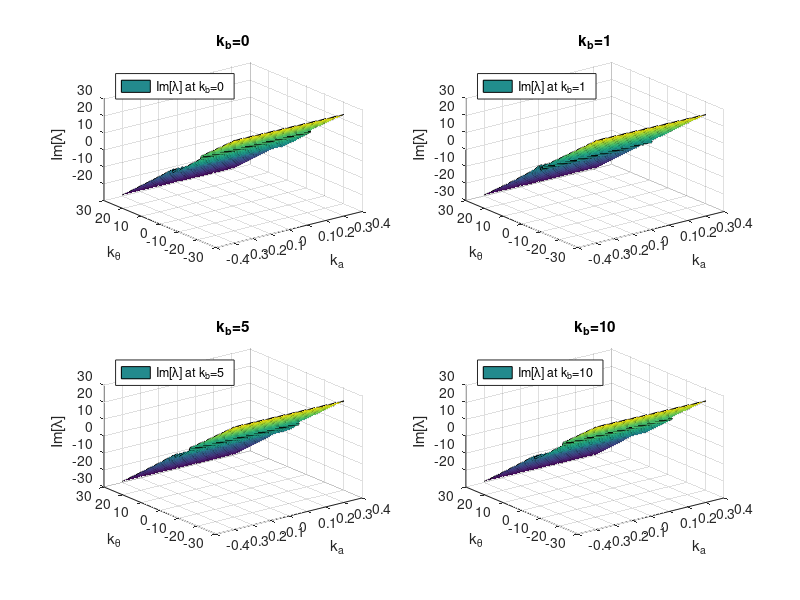

Here is the MATLAB script that generated this plot:
clc
clear
% 用来算平凡解

%系数
% A=u_a^*
% B=\frac{1}{\rho\phi}
% C=\alpha
% D=k_a
% E=k_{\theta}
% F=k_b
% H=\frac{1}{h_2}
% X=\lambda - here is F
A=1;
B=1;
C=pi/6;

F=10;

G=1;

H=1;

%网格
L = 0.3;
x = linspace(-L,L,100);
y = linspace(-100*L,100*L,100);

[X,Y]=meshgrid(x,y);

%解的函数关系
UP=- ((F.^2 + Y.^2.*H.^2 + X.^2).*(imag((- 8.*(F.^2 - sin(C).*F.*H.*1i + Y.^2.*H.^2 - cos(C).*X.*H.*1i + X.^2).*(2.*A.^2.*X.^2.*H.^2.*cos(C).^2 - 2.*A.^2.*X.^2.*F.^2 - 2.*Y.^4.*G.^2.*H.^4 - 2.*A.^2.*X.^4 + 4.*Y.^2.*G.^2.*H.^4.*cos(C).^2 + 4.*F.^2.*G.^2.*H.^2.*cos(C).^2 + 2.*X.^2.*G.^2.*H.^2.*sin(2.*C) + 2.*Y.^2.*G.^2.*H.^4.*sin(2.*C) + A.^2.*X.^3.*H.*cos(C).*4i - 2.*A.^2.*X.^2.*Y.^2.*H.^2 - 2.*X.^2.*Y.^2.*G.^2.*H.^2 - 2.*Y.^2.*F.^2.*G.^2.*H.^2 - 4.*A.*X.^3.*Y.*G.*H + X.*Y.^2.*G.^2.*H.^3.*cos(C).*4i - 4.*X.*F.*G.^2.*H.^2.*cos(C).^2 + Y.^2.*F.*G.^2.*H.^3.*cos(C).*4i + A.^2.*X.*F.*H.^2.*sin(2.*C) - 2.*X.*F.*G.^2.*H.^2.*sin(2.*C) - 4.*A.*X.*Y.^3.*G.*H.^3 + A.^2.*X.*F.^2.*H.*cos(C).*2i + A.^2.*X.^2.*F.*H.*sin(C).*2i + A.*X.^2.*Y.*G.*H.^2.*cos(C).*8i + 6.*A.*X.*Y.*G.*H.^3.*cos(C).^2 + A.*Y.*F.^2.*G.*H.^2.*cos(C).*2i + 2.*A.*X.*Y.*G.*H.^3.*sin(2.*C) + A.*Y.*F.*G.*H.^3.*sin(2.*C) - 4.*A.*X.*Y.*F.^2.*G.*H + A.*X.*Y.*F.*G.*H.^2.*cos(C).*4i + A.*X.*Y.*F.*G.*H.^2.*sin(C).*2i) + (A.*X.^3.*4i + A.*X.*F.^2.*4i + Y.^3.*G.*H.^3.*4i + A.*X.*Y.^2.*H.^2.*4i + 6.*A.*X.^2.*H.*cos(C) + 2.*A.*F.^2.*H.*cos(C) - A.*X.*H.^2.*cos(C).^2.*2i - Y.*G.*H.^3.*cos(C).^2.*4i - A.*F.*H.^2.*sin(2.*C).*1i - Y.*G.*H.^3.*sin(2.*C).*2i + X.^2.*Y.*G.*H.*4i + Y.*F.^2.*G.*H.*4i + 4.*A.*X.*F.*H.*sin(C) + 6.*X.*Y.*G.*H.^2.*cos(C) + 4.*Y.*F.*G.*H.^2.*cos(C) + 2.*Y.*F.*G.*H.^2.*sin(C)).^2).^(1./2))./2 + 2.*A.*X.^3 + 2.*A.*X.*F.^2 + 2.*Y.^3.*G.*H.^3 + 2.*A.*X.*Y.^2.*H.^2 - A.*X.*H.^2.*cos(C).^2 - 2.*Y.*G.*H.^3.*cos(C).^2 - (A.*F.*H.^2.*sin(2.*C))./2 - Y.*G.*H.^3.*sin(2.*C) + 2.*X.^2.*Y.*G.*H + 2.*Y.*F.^2.*G.*H))./(2.*((F.^2 + Y.^2.*H.^2 + X.^2).^2 + (X.*H.*cos(C) + F.*H.*sin(C)).^2)) - ((X.*H.*cos(C) + F.*H.*sin(C)).*(real((- 8.*(F.^2 - sin(C).*F.*H.*1i + Y.^2.*H.^2 - cos(C).*X.*H.*1i + X.^2).*(2.*A.^2.*X.^2.*H.^2.*cos(C).^2 - 2.*A.^2.*X.^2.*F.^2 - 2.*Y.^4.*G.^2.*H.^4 - 2.*A.^2.*X.^4 + 4.*Y.^2.*G.^2.*H.^4.*cos(C).^2 + 4.*F.^2.*G.^2.*H.^2.*cos(C).^2 + 2.*X.^2.*G.^2.*H.^2.*sin(2.*C) + 2.*Y.^2.*G.^2.*H.^4.*sin(2.*C) + A.^2.*X.^3.*H.*cos(C).*4i - 2.*A.^2.*X.^2.*Y.^2.*H.^2 - 2.*X.^2.*Y.^2.*G.^2.*H.^2 - 2.*Y.^2.*F.^2.*G.^2.*H.^2 - 4.*A.*X.^3.*Y.*G.*H + X.*Y.^2.*G.^2.*H.^3.*cos(C).*4i - 4.*X.*F.*G.^2.*H.^2.*cos(C).^2 + Y.^2.*F.*G.^2.*H.^3.*cos(C).*4i + A.^2.*X.*F.*H.^2.*sin(2.*C) - 2.*X.*F.*G.^2.*H.^2.*sin(2.*C) - 4.*A.*X.*Y.^3.*G.*H.^3 + A.^2.*X.*F.^2.*H.*cos(C).*2i + A.^2.*X.^2.*F.*H.*sin(C).*2i + A.*X.^2.*Y.*G.*H.^2.*cos(C).*8i + 6.*A.*X.*Y.*G.*H.^3.*cos(C).^2 + A.*Y.*F.^2.*G.*H.^2.*cos(C).*2i + 2.*A.*X.*Y.*G.*H.^3.*sin(2.*C) + A.*Y.*F.*G.*H.^3.*sin(2.*C) - 4.*A.*X.*Y.*F.^2.*G.*H + A.*X.*Y.*F.*G.*H.^2.*cos(C).*4i + A.*X.*Y.*F.*G.*H.^2.*sin(C).*2i) + (A.*X.^3.*4i + A.*X.*F.^2.*4i + Y.^3.*G.*H.^3.*4i + A.*X.*Y.^2.*H.^2.*4i + 6.*A.*X.^2.*H.*cos(C) + 2.*A.*F.^2.*H.*cos(C) - A.*X.*H.^2.*cos(C).^2.*2i - Y.*G.*H.^3.*cos(C).^2.*4i - A.*F.*H.^2.*sin(2.*C).*1i - Y.*G.*H.^3.*sin(2.*C).*2i + X.^2.*Y.*G.*H.*4i + Y.*F.^2.*G.*H.*4i + 4.*A.*X.*F.*H.*sin(C) + 6.*X.*Y.*G.*H.^2.*cos(C) + 4.*Y.*F.*G.*H.^2.*cos(C) + 2.*Y.*F.*G.*H.^2.*sin(C)).^2).^(1./2))./2 + 3.*A.*X.^2.*H.*cos(C) + A.*F.^2.*H.*cos(C) + 2.*A.*X.*F.*H.*sin(C) + 3.*X.*Y.*G.*H.^2.*cos(C) + 2.*Y.*F.*G.*H.^2.*cos(C) + Y.*F.*G.*H.^2.*sin(C)))./(2.*((F.^2 + Y.^2.*H.^2 + X.^2).^2 + (X.*H.*cos(C) + F.*H.*sin(C)).^2));

%
subplot(2,2,1)
surf(X,Y,UP);

zlim([-inf,inf])

legend('Im[\lambda] at k_b=0','Location','northwest')

%colorbar;
xlabel('k_a')
ylabel('k_{\theta}')
zlabel('Im[\lambda]')
title('k_b=0')

%
F=1;

%解的函数关系
UP=- ((F.^2 + Y.^2.*H.^2 + X.^2).*(imag((- 8.*(F.^2 - sin(C).*F.*H.*1i + Y.^2.*H.^2 - cos(C).*X.*H.*1i + X.^2).*(2.*A.^2.*X.^2.*H.^2.*cos(C).^2 - 2.*A.^2.*X.^2.*F.^2 - 2.*Y.^4.*G.^2.*H.^4 - 2.*A.^2.*X.^4 + 4.*Y.^2.*G.^2.*H.^4.*cos(C).^2 + 4.*F.^2.*G.^2.*H.^2.*cos(C).^2 + 2.*X.^2.*G.^2.*H.^2.*sin(2.*C) + 2.*Y.^2.*G.^2.*H.^4.*sin(2.*C) + A.^2.*X.^3.*H.*cos(C).*4i - 2.*A.^2.*X.^2.*Y.^2.*H.^2 - 2.*X.^2.*Y.^2.*G.^2.*H.^2 - 2.*Y.^2.*F.^2.*G.^2.*H.^2 - 4.*A.*X.^3.*Y.*G.*H + X.*Y.^2.*G.^2.*H.^3.*cos(C).*4i - 4.*X.*F.*G.^2.*H.^2.*cos(C).^2 + Y.^2.*F.*G.^2.*H.^3.*cos(C).*4i + A.^2.*X.*F.*H.^2.*sin(2.*C) - 2.*X.*F.*G.^2.*H.^2.*sin(2.*C) - 4.*A.*X.*Y.^3.*G.*H.^3 + A.^2.*X.*F.^2.*H.*cos(C).*2i + A.^2.*X.^2.*F.*H.*sin(C).*2i + A.*X.^2.*Y.*G.*H.^2.*cos(C).*8i + 6.*A.*X.*Y.*G.*H.^3.*cos(C).^2 + A.*Y.*F.^2.*G.*H.^2.*cos(C).*2i + 2.*A.*X.*Y.*G.*H.^3.*sin(2.*C) + A.*Y.*F.*G.*H.^3.*sin(2.*C) - 4.*A.*X.*Y.*F.^2.*G.*H + A.*X.*Y.*F.*G.*H.^2.*cos(C).*4i + A.*X.*Y.*F.*G.*H.^2.*sin(C).*2i) + (A.*X.^3.*4i + A.*X.*F.^2.*4i + Y.^3.*G.*H.^3.*4i + A.*X.*Y.^2.*H.^2.*4i + 6.*A.*X.^2.*H.*cos(C) + 2.*A.*F.^2.*H.*cos(C) - A.*X.*H.^2.*cos(C).^2.*2i - Y.*G.*H.^3.*cos(C).^2.*4i - A.*F.*H.^2.*sin(2.*C).*1i - Y.*G.*H.^3.*sin(2.*C).*2i + X.^2.*Y.*G.*H.*4i + Y.*F.^2.*G.*H.*4i + 4.*A.*X.*F.*H.*sin(C) + 6.*X.*Y.*G.*H.^2.*cos(C) + 4.*Y.*F.*G.*H.^2.*cos(C) + 2.*Y.*F.*G.*H.^2.*sin(C)).^2).^(1./2))./2 + 2.*A.*X.^3 + 2.*A.*X.*F.^2 + 2.*Y.^3.*G.*H.^3 + 2.*A.*X.*Y.^2.*H.^2 - A.*X.*H.^2.*cos(C).^2 - 2.*Y.*G.*H.^3.*cos(C).^2 - (A.*F.*H.^2.*sin(2.*C))./2 - Y.*G.*H.^3.*sin(2.*C) + 2.*X.^2.*Y.*G.*H + 2.*Y.*F.^2.*G.*H))./(2.*((F.^2 + Y.^2.*H.^2 + X.^2).^2 + (X.*H.*cos(C) + F.*H.*sin(C)).^2)) - ((X.*H.*cos(C) + F.*H.*sin(C)).*(real((- 8.*(F.^2 - sin(C).*F.*H.*1i + Y.^2.*H.^2 - cos(C).*X.*H.*1i + X.^2).*(2.*A.^2.*X.^2.*H.^2.*cos(C).^2 - 2.*A.^2.*X.^2.*F.^2 - 2.*Y.^4.*G.^2.*H.^4 - 2.*A.^2.*X.^4 + 4.*Y.^2.*G.^2.*H.^4.*cos(C).^2 + 4.*F.^2.*G.^2.*H.^2.*cos(C).^2 + 2.*X.^2.*G.^2.*H.^2.*sin(2.*C) + 2.*Y.^2.*G.^2.*H.^4.*sin(2.*C) + A.^2.*X.^3.*H.*cos(C).*4i - 2.*A.^2.*X.^2.*Y.^2.*H.^2 - 2.*X.^2.*Y.^2.*G.^2.*H.^2 - 2.*Y.^2.*F.^2.*G.^2.*H.^2 - 4.*A.*X.^3.*Y.*G.*H + X.*Y.^2.*G.^2.*H.^3.*cos(C).*4i - 4.*X.*F.*G.^2.*H.^2.*cos(C).^2 + Y.^2.*F.*G.^2.*H.^3.*cos(C).*4i + A.^2.*X.*F.*H.^2.*sin(2.*C) - 2.*X.*F.*G.^2.*H.^2.*sin(2.*C) - 4.*A.*X.*Y.^3.*G.*H.^3 + A.^2.*X.*F.^2.*H.*cos(C).*2i + A.^2.*X.^2.*F.*H.*sin(C).*2i + A.*X.^2.*Y.*G.*H.^2.*cos(C).*8i + 6.*A.*X.*Y.*G.*H.^3.*cos(C).^2 + A.*Y.*F.^2.*G.*H.^2.*cos(C).*2i + 2.*A.*X.*Y.*G.*H.^3.*sin(2.*C) + A.*Y.*F.*G.*H.^3.*sin(2.*C) - 4.*A.*X.*Y.*F.^2.*G.*H + A.*X.*Y.*F.*G.*H.^2.*cos(C).*4i + A.*X.*Y.*F.*G.*H.^2.*sin(C).*2i) + (A.*X.^3.*4i + A.*X.*F.^2.*4i + Y.^3.*G.*H.^3.*4i + A.*X.*Y.^2.*H.^2.*4i + 6.*A.*X.^2.*H.*cos(C) + 2.*A.*F.^2.*H.*cos(C) - A.*X.*H.^2.*cos(C).^2.*2i - Y.*G.*H.^3.*cos(C).^2.*4i - A.*F.*H.^2.*sin(2.*C).*1i - Y.*G.*H.^3.*sin(2.*C).*2i + X.^2.*Y.*G.*H.*4i + Y.*F.^2.*G.*H.*4i + 4.*A.*X.*F.*H.*sin(C) + 6.*X.*Y.*G.*H.^2.*cos(C) + 4.*Y.*F.*G.*H.^2.*cos(C) + 2.*Y.*F.*G.*H.^2.*sin(C)).^2).^(1./2))./2 + 3.*A.*X.^2.*H.*cos(C) + A.*F.^2.*H.*cos(C) + 2.*A.*X.*F.*H.*sin(C) + 3.*X.*Y.*G.*H.^2.*cos(C) + 2.*Y.*F.*G.*H.^2.*cos(C) + Y.*F.*G.*H.^2.*sin(C)))./(2.*((F.^2 + Y.^2.*H.^2 + X.^2).^2 + (X.*H.*cos(C) + F.*H.*sin(C)).^2));


%
subplot(2,2,2)
surf(X,Y,UP);

zlim([-inf,inf])

legend('Im[\lambda] at k_b=1','Location','northwest')

%colorbar;
xlabel('k_a')
ylabel('k_{\theta}')
zlabel('Im[\lambda]')
title('k_b=1')

%
F=5;

%解的函数关系
UP=- ((F.^2 + Y.^2.*H.^2 + X.^2).*(imag((- 8.*(F.^2 - sin(C).*F.*H.*1i + Y.^2.*H.^2 - cos(C).*X.*H.*1i + X.^2).*(2.*A.^2.*X.^2.*H.^2.*cos(C).^2 - 2.*A.^2.*X.^2.*F.^2 - 2.*Y.^4.*G.^2.*H.^4 - 2.*A.^2.*X.^4 + 4.*Y.^2.*G.^2.*H.^4.*cos(C).^2 + 4.*F.^2.*G.^2.*H.^2.*cos(C).^2 + 2.*X.^2.*G.^2.*H.^2.*sin(2.*C) + 2.*Y.^2.*G.^2.*H.^4.*sin(2.*C) + A.^2.*X.^3.*H.*cos(C).*4i - 2.*A.^2.*X.^2.*Y.^2.*H.^2 - 2.*X.^2.*Y.^2.*G.^2.*H.^2 - 2.*Y.^2.*F.^2.*G.^2.*H.^2 - 4.*A.*X.^3.*Y.*G.*H + X.*Y.^2.*G.^2.*H.^3.*cos(C).*4i - 4.*X.*F.*G.^2.*H.^2.*cos(C).^2 + Y.^2.*F.*G.^2.*H.^3.*cos(C).*4i + A.^2.*X.*F.*H.^2.*sin(2.*C) - 2.*X.*F.*G.^2.*H.^2.*sin(2.*C) - 4.*A.*X.*Y.^3.*G.*H.^3 + A.^2.*X.*F.^2.*H.*cos(C).*2i + A.^2.*X.^2.*F.*H.*sin(C).*2i + A.*X.^2.*Y.*G.*H.^2.*cos(C).*8i + 6.*A.*X.*Y.*G.*H.^3.*cos(C).^2 + A.*Y.*F.^2.*G.*H.^2.*cos(C).*2i + 2.*A.*X.*Y.*G.*H.^3.*sin(2.*C) + A.*Y.*F.*G.*H.^3.*sin(2.*C) - 4.*A.*X.*Y.*F.^2.*G.*H + A.*X.*Y.*F.*G.*H.^2.*cos(C).*4i + A.*X.*Y.*F.*G.*H.^2.*sin(C).*2i) + (A.*X.^3.*4i + A.*X.*F.^2.*4i + Y.^3.*G.*H.^3.*4i + A.*X.*Y.^2.*H.^2.*4i + 6.*A.*X.^2.*H.*cos(C) + 2.*A.*F.^2.*H.*cos(C) - A.*X.*H.^2.*cos(C).^2.*2i - Y.*G.*H.^3.*cos(C).^2.*4i - A.*F.*H.^2.*sin(2.*C).*1i - Y.*G.*H.^3.*sin(2.*C).*2i + X.^2.*Y.*G.*H.*4i + Y.*F.^2.*G.*H.*4i + 4.*A.*X.*F.*H.*sin(C) + 6.*X.*Y.*G.*H.^2.*cos(C) + 4.*Y.*F.*G.*H.^2.*cos(C) + 2.*Y.*F.*G.*H.^2.*sin(C)).^2).^(1./2))./2 + 2.*A.*X.^3 + 2.*A.*X.*F.^2 + 2.*Y.^3.*G.*H.^3 + 2.*A.*X.*Y.^2.*H.^2 - A.*X.*H.^2.*cos(C).^2 - 2.*Y.*G.*H.^3.*cos(C).^2 - (A.*F.*H.^2.*sin(2.*C))./2 - Y.*G.*H.^3.*sin(2.*C) + 2.*X.^2.*Y.*G.*H + 2.*Y.*F.^2.*G.*H))./(2.*((F.^2 + Y.^2.*H.^2 + X.^2).^2 + (X.*H.*cos(C) + F.*H.*sin(C)).^2)) - ((X.*H.*cos(C) + F.*H.*sin(C)).*(real((- 8.*(F.^2 - sin(C).*F.*H.*1i + Y.^2.*H.^2 - cos(C).*X.*H.*1i + X.^2).*(2.*A.^2.*X.^2.*H.^2.*cos(C).^2 - 2.*A.^2.*X.^2.*F.^2 - 2.*Y.^4.*G.^2.*H.^4 - 2.*A.^2.*X.^4 + 4.*Y.^2.*G.^2.*H.^4.*cos(C).^2 + 4.*F.^2.*G.^2.*H.^2.*cos(C).^2 + 2.*X.^2.*G.^2.*H.^2.*sin(2.*C) + 2.*Y.^2.*G.^2.*H.^4.*sin(2.*C) + A.^2.*X.^3.*H.*cos(C).*4i - 2.*A.^2.*X.^2.*Y.^2.*H.^2 - 2.*X.^2.*Y.^2.*G.^2.*H.^2 - 2.*Y.^2.*F.^2.*G.^2.*H.^2 - 4.*A.*X.^3.*Y.*G.*H + X.*Y.^2.*G.^2.*H.^3.*cos(C).*4i - 4.*X.*F.*G.^2.*H.^2.*cos(C).^2 + Y.^2.*F.*G.^2.*H.^3.*cos(C).*4i + A.^2.*X.*F.*H.^2.*sin(2.*C) - 2.*X.*F.*G.^2.*H.^2.*sin(2.*C) - 4.*A.*X.*Y.^3.*G.*H.^3 + A.^2.*X.*F.^2.*H.*cos(C).*2i + A.^2.*X.^2.*F.*H.*sin(C).*2i + A.*X.^2.*Y.*G.*H.^2.*cos(C).*8i + 6.*A.*X.*Y.*G.*H.^3.*cos(C).^2 + A.*Y.*F.^2.*G.*H.^2.*cos(C).*2i + 2.*A.*X.*Y.*G.*H.^3.*sin(2.*C) + A.*Y.*F.*G.*H.^3.*sin(2.*C) - 4.*A.*X.*Y.*F.^2.*G.*H + A.*X.*Y.*F.*G.*H.^2.*cos(C).*4i + A.*X.*Y.*F.*G.*H.^2.*sin(C).*2i) + (A.*X.^3.*4i + A.*X.*F.^2.*4i + Y.^3.*G.*H.^3.*4i + A.*X.*Y.^2.*H.^2.*4i + 6.*A.*X.^2.*H.*cos(C) + 2.*A.*F.^2.*H.*cos(C) - A.*X.*H.^2.*cos(C).^2.*2i - Y.*G.*H.^3.*cos(C).^2.*4i - A.*F.*H.^2.*sin(2.*C).*1i - Y.*G.*H.^3.*sin(2.*C).*2i + X.^2.*Y.*G.*H.*4i + Y.*F.^2.*G.*H.*4i + 4.*A.*X.*F.*H.*sin(C) + 6.*X.*Y.*G.*H.^2.*cos(C) + 4.*Y.*F.*G.*H.^2.*cos(C) + 2.*Y.*F.*G.*H.^2.*sin(C)).^2).^(1./2))./2 + 3.*A.*X.^2.*H.*cos(C) + A.*F.^2.*H.*cos(C) + 2.*A.*X.*F.*H.*sin(C) + 3.*X.*Y.*G.*H.^2.*cos(C) + 2.*Y.*F.*G.*H.^2.*cos(C) + Y.*F.*G.*H.^2.*sin(C)))./(2.*((F.^2 + Y.^2.*H.^2 + X.^2).^2 + (X.*H.*cos(C) + F.*H.*sin(C)).^2));

%
subplot(2,2,3)
surf(X,Y,UP);

zlim([-inf,inf])

legend('Im[\lambda] at k_b=5','Location','northwest')

%colorbar;
xlabel('k_a')
ylabel('k_{\theta}')
zlabel('Im[\lambda]')
title('k_b=5')

%
F=10;

%解的函数关系
UP=- ((F.^2 + Y.^2.*H.^2 + X.^2).*(imag((- 8.*(F.^2 - sin(C).*F.*H.*1i + Y.^2.*H.^2 - cos(C).*X.*H.*1i + X.^2).*(2.*A.^2.*X.^2.*H.^2.*cos(C).^2 - 2.*A.^2.*X.^2.*F.^2 - 2.*Y.^4.*G.^2.*H.^4 - 2.*A.^2.*X.^4 + 4.*Y.^2.*G.^2.*H.^4.*cos(C).^2 + 4.*F.^2.*G.^2.*H.^2.*cos(C).^2 + 2.*X.^2.*G.^2.*H.^2.*sin(2.*C) + 2.*Y.^2.*G.^2.*H.^4.*sin(2.*C) + A.^2.*X.^3.*H.*cos(C).*4i - 2.*A.^2.*X.^2.*Y.^2.*H.^2 - 2.*X.^2.*Y.^2.*G.^2.*H.^2 - 2.*Y.^2.*F.^2.*G.^2.*H.^2 - 4.*A.*X.^3.*Y.*G.*H + X.*Y.^2.*G.^2.*H.^3.*cos(C).*4i - 4.*X.*F.*G.^2.*H.^2.*cos(C).^2 + Y.^2.*F.*G.^2.*H.^3.*cos(C).*4i + A.^2.*X.*F.*H.^2.*sin(2.*C) - 2.*X.*F.*G.^2.*H.^2.*sin(2.*C) - 4.*A.*X.*Y.^3.*G.*H.^3 + A.^2.*X.*F.^2.*H.*cos(C).*2i + A.^2.*X.^2.*F.*H.*sin(C).*2i + A.*X.^2.*Y.*G.*H.^2.*cos(C).*8i + 6.*A.*X.*Y.*G.*H.^3.*cos(C).^2 + A.*Y.*F.^2.*G.*H.^2.*cos(C).*2i + 2.*A.*X.*Y.*G.*H.^3.*sin(2.*C) + A.*Y.*F.*G.*H.^3.*sin(2.*C) - 4.*A.*X.*Y.*F.^2.*G.*H + A.*X.*Y.*F.*G.*H.^2.*cos(C).*4i + A.*X.*Y.*F.*G.*H.^2.*sin(C).*2i) + (A.*X.^3.*4i + A.*X.*F.^2.*4i + Y.^3.*G.*H.^3.*4i + A.*X.*Y.^2.*H.^2.*4i + 6.*A.*X.^2.*H.*cos(C) + 2.*A.*F.^2.*H.*cos(C) - A.*X.*H.^2.*cos(C).^2.*2i - Y.*G.*H.^3.*cos(C).^2.*4i - A.*F.*H.^2.*sin(2.*C).*1i - Y.*G.*H.^3.*sin(2.*C).*2i + X.^2.*Y.*G.*H.*4i + Y.*F.^2.*G.*H.*4i + 4.*A.*X.*F.*H.*sin(C) + 6.*X.*Y.*G.*H.^2.*cos(C) + 4.*Y.*F.*G.*H.^2.*cos(C) + 2.*Y.*F.*G.*H.^2.*sin(C)).^2).^(1./2))./2 + 2.*A.*X.^3 + 2.*A.*X.*F.^2 + 2.*Y.^3.*G.*H.^3 + 2.*A.*X.*Y.^2.*H.^2 - A.*X.*H.^2.*cos(C).^2 - 2.*Y.*G.*H.^3.*cos(C).^2 - (A.*F.*H.^2.*sin(2.*C))./2 - Y.*G.*H.^3.*sin(2.*C) + 2.*X.^2.*Y.*G.*H + 2.*Y.*F.^2.*G.*H))./(2.*((F.^2 + Y.^2.*H.^2 + X.^2).^2 + (X.*H.*cos(C) + F.*H.*sin(C)).^2)) - ((X.*H.*cos(C) + F.*H.*sin(C)).*(real((- 8.*(F.^2 - sin(C).*F.*H.*1i + Y.^2.*H.^2 - cos(C).*X.*H.*1i + X.^2).*(2.*A.^2.*X.^2.*H.^2.*cos(C).^2 - 2.*A.^2.*X.^2.*F.^2 - 2.*Y.^4.*G.^2.*H.^4 - 2.*A.^2.*X.^4 + 4.*Y.^2.*G.^2.*H.^4.*cos(C).^2 + 4.*F.^2.*G.^2.*H.^2.*cos(C).^2 + 2.*X.^2.*G.^2.*H.^2.*sin(2.*C) + 2.*Y.^2.*G.^2.*H.^4.*sin(2.*C) + A.^2.*X.^3.*H.*cos(C).*4i - 2.*A.^2.*X.^2.*Y.^2.*H.^2 - 2.*X.^2.*Y.^2.*G.^2.*H.^2 - 2.*Y.^2.*F.^2.*G.^2.*H.^2 - 4.*A.*X.^3.*Y.*G.*H + X.*Y.^2.*G.^2.*H.^3.*cos(C).*4i - 4.*X.*F.*G.^2.*H.^2.*cos(C).^2 + Y.^2.*F.*G.^2.*H.^3.*cos(C).*4i + A.^2.*X.*F.*H.^2.*sin(2.*C) - 2.*X.*F.*G.^2.*H.^2.*sin(2.*C) - 4.*A.*X.*Y.^3.*G.*H.^3 + A.^2.*X.*F.^2.*H.*cos(C).*2i + A.^2.*X.^2.*F.*H.*sin(C).*2i + A.*X.^2.*Y.*G.*H.^2.*cos(C).*8i + 6.*A.*X.*Y.*G.*H.^3.*cos(C).^2 + A.*Y.*F.^2.*G.*H.^2.*cos(C).*2i + 2.*A.*X.*Y.*G.*H.^3.*sin(2.*C) + A.*Y.*F.*G.*H.^3.*sin(2.*C) - 4.*A.*X.*Y.*F.^2.*G.*H + A.*X.*Y.*F.*G.*H.^2.*cos(C).*4i + A.*X.*Y.*F.*G.*H.^2.*sin(C).*2i) + (A.*X.^3.*4i + A.*X.*F.^2.*4i + Y.^3.*G.*H.^3.*4i + A.*X.*Y.^2.*H.^2.*4i + 6.*A.*X.^2.*H.*cos(C) + 2.*A.*F.^2.*H.*cos(C) - A.*X.*H.^2.*cos(C).^2.*2i - Y.*G.*H.^3.*cos(C).^2.*4i - A.*F.*H.^2.*sin(2.*C).*1i - Y.*G.*H.^3.*sin(2.*C).*2i + X.^2.*Y.*G.*H.*4i + Y.*F.^2.*G.*H.*4i + 4.*A.*X.*F.*H.*sin(C) + 6.*X.*Y.*G.*H.^2.*cos(C) + 4.*Y.*F.*G.*H.^2.*cos(C) + 2.*Y.*F.*G.*H.^2.*sin(C)).^2).^(1./2))./2 + 3.*A.*X.^2.*H.*cos(C) + A.*F.^2.*H.*cos(C) + 2.*A.*X.*F.*H.*sin(C) + 3.*X.*Y.*G.*H.^2.*cos(C) + 2.*Y.*F.*G.*H.^2.*cos(C) + Y.*F.*G.*H.^2.*sin(C)))./(2.*((F.^2 + Y.^2.*H.^2 + X.^2).^2 + (X.*H.*cos(C) + F.*H.*sin(C)).^2));


%
subplot(2,2,4)
surf(X,Y,UP);

zlim([-inf,inf])

legend('Im[\lambda] at k_b=10','Location','northwest')

%colorbar;
xlabel('k_a')
ylabel('k_{\theta}')
zlabel('Im[\lambda]')
title('k_b=10')


%title('Comparison of characteristic planes between real-state and base-state','FontSize',30)